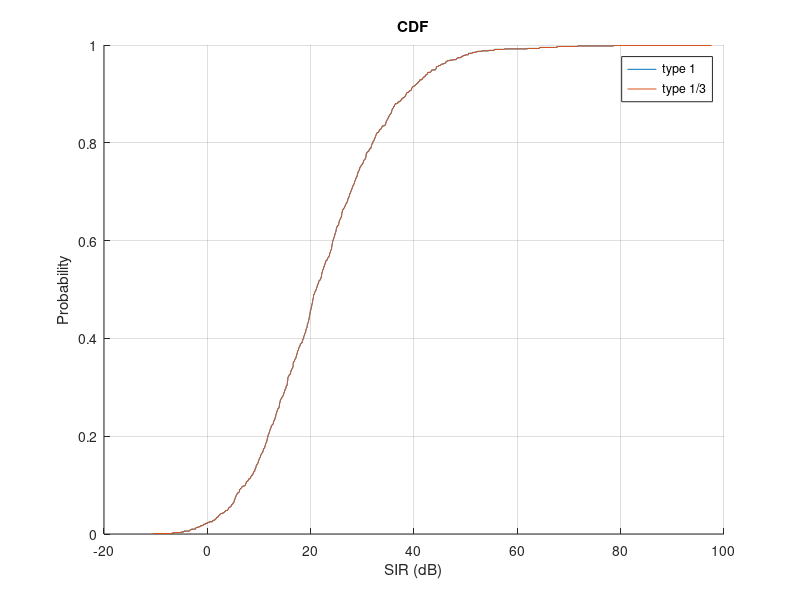

Write MATLAB code to recreate this figure. (Note: this script raises an error after producing the figure.)
clear all, clc
%close all;
hold on;

%type = 1; %universal bandwidth
%type = 1/3;
type = 1/9;
MAX = 1000;
draw_cells = 0; % to draw the cells



for loop = 1:MAX
    if(draw_cells == 1); figure(1); end
    radius = 3;
    %freq = 2*10^9; % Carrier Frequency
    %c = 3*10^8; % Speed of light
    t = 0:pi/3:2*pi;
    n = 1*10^0; % numero de puntos por sector
    ap = radius * sqrt(3)/2; % apotema
    desv = 8; % in dB
    v = 3.8; % Pathloss exponent
    
    
    
    % Tier 1 Ring
    xt1 = ones(1,6) * (radius + radius/2) .* [0 1 1 0 -1 -1];
    yt1 = radius * ones(1,6) * sqrt(3)/2 .* [2 1 -1 -2 -1 1];
    %Tier 2 Ring
    xt2 = ones(1, 12) * (radius + radius/2) .* [0 1 2 2 2 1 0 -1 -2 -2 -2 -1];
    yt2 = radius * ones(1, 12) * sqrt(3)/2 .* [4 3 2 0 -2 -3 -4 -3 -2 0 2 3];
    
    % Central Cell
    x = radius*cos(t);
    y = radius*sin(t);
    if(draw_cells == 1)
        if(draw_cells == 1); plot(x, y, '-k'); end %hexagono central
        if(draw_cells == 1); plot(0, 0, "ok", 'MarkerSize', 3); end %cell central point
    end
    % Central Random User per sector
    for i=0:2
        sector = (2*pi)/3 * rand + i*(2*pi)/3;
        r = ap*sqrt(rand(n,1));
        xuser = 0 + r.*cos(sector);
        yuser = 0 + r.*sin(sector);
        if(draw_cells == 1); plot(xuser, yuser, "*b", 'MarkerSize', 3); end
        if i == 1
            xuser_ref = xuser;
            yuser_ref = yuser;
        end
    end
    
    % Pathloss of Central Cell
    d = sqrt((xuser_ref - 0)^2 + (yuser_ref - 0)^2); %distance user-antenna
    dref = 1;
    Lp_ref = 1;
    Lp_lin = Lp_ref * (dref/d)^v; % pathloss in lineal
    Lp_dB = 10*log10(Lp_lin); % pathloss in dB
    shdw = normrnd(0,desv); % in dB
    interference = Lp_dB + shdw; % in dB
    tier_center_int = 10^(interference/10); % in lineal
    %POWER = 1/(sqrt(tier_center_int));
    %tier_center_dB = 10*log10(tier_center_int); % in dB
    
    % Lineas discontinuas from the Center cell
    for j=1:2:6
        if(draw_cells == 1); plot([0 x(j)], [0 y(j)], '--k'); end
        if (j == 3)
            if(draw_cells == 1); plot([0 x(j)*5], [0 y(j)*5], '--c'); end
        elseif (j == 5)
            if(draw_cells == 1); plot([0 x(j)*5], [0 y(j)*5], '--c'); end
        end
    end
    
    % First Ring
    tier1r_Int = 0; % in lineal
    tier1r_Int_t13 = 0;
    for i=1:6
        if(draw_cells == 1)
            plot(x + xt1(i), y + yt1(i),'-k');
            plot(xt1(i), yt1(i), "ok", 'MarkerSize', 3);
        end
        for j=1:2:6
            if(draw_cells == 1); plot([xt1(i) xt1(i)+x(j)], [yt1(i) yt1(i)+y(j)], '--k'); end
        end
        % Tier 1 Random users per sector
        for k=0:2
            sector = (2*pi)/3 * rand + k*(2*pi)/3;
            r = ap*sqrt(rand(n,1));
            xuser = xt1(i) + r.*cos(sector);
            yuser = yt1(i) + r.*sin(sector);
            
            if type == 1 && (i == 5 || i == 6)
                d = sqrt((xuser - 0)^2 + (yuser - 0)^2); %distance user-antenna
                Lp_lin = Lp_ref * (dref/d)^v; % pathloss in lineal
                Lp_dB = 10*log10(Lp_lin); % pathloss in dB
                shdw = normrnd(0,desv); % in dB
                interference = Lp_dB + shdw; % in dB
                tier1r_Int = tier1r_Int + 10^(interference/10); % in lineal
                if(draw_cells == 1); plot(xuser, yuser, "*k", 'MarkerSize', 3); end
                continue
            elseif (type == 1/3 && (i == 5 || i == 6) && k == 1)
                d = sqrt((xuser - 0)^2 + (yuser - 0)^2); %distance user-antenna
                Lp_lin = Lp_ref * (dref/d)^v; % pathloss in lineal
                Lp_dB = 10*log10(Lp_lin); % pathloss in dB
                shdw = normrnd(0,desv); % in dB
                interference = Lp_dB + shdw; % in dB
                tier1r_Int = tier1r_Int + 10^(interference/10); % in lineal
                if(draw_cells == 1); plot(xuser, yuser, "*k", 'MarkerSize', 3); end
                continue
            elseif (type == 1/9)
                continue
            end
            if(draw_cells == 1); plot(xuser, yuser, "*r", 'MarkerSize', 3); end
        end
        
        
        
    end
    
    
    
    tier2r_Int = 0; % in lineal
    for i = 1:12
        if(draw_cells == 1); plot(x + xt2(i), y+yt2(i), '-k'); end
        if(draw_cells == 1); plot(xt2(i), yt2(i), "ok", 'MarkerSize', 3); end
        for j=1:2:6
            if(draw_cells == 1); plot([xt2(i) xt2(i)+x(j)], [yt2(i) yt2(i)+y(j)], '--k'); end
        end
        % Tier 2 Random Users per sector
        for k=0:2
            sector = (2*pi)/3 * rand + k*(2*pi)/3;
            r = ap*sqrt(rand(n,1));
            xuser = xt2(i) + r.*cos(sector);
            yuser = yt2(i) + r.*sin(sector);
            
            if type == 1 && (i == 8 || i == 9 || i == 10 || i == 11 || i == 12)
                if(i == 8 && k == 0 && sector >= pi/3)
                    d = sqrt((xuser - 0)^2 + (yuser - 0)^2); %distance user-antenna
                    Lp_lin = Lp_ref * (dref/d)^v; % pathloss in lineal
                    Lp_dB = 10*log10(Lp_lin); % pathloss in dB
                    shdw = normrnd(0,desv); % in dB
                    interference = Lp_dB + shdw; % in dB
                    tier2r_Int = tier2r_Int + 10^(interference/10); % in lineal
                    %tier2r_Int_dB = 10*log10(tier2r_Int); % in dB
                    if(draw_cells == 1); plot(xuser, yuser, "*k", 'MarkerSize', 3); end
                    continue
                elseif(i == 8 && k == 1) || (i == 9 || i == 10 || i == 11)
                    d = sqrt((xuser - 0)^2 + (yuser - 0)^2); %distance user-antenna
                    Lp_lin = Lp_ref * (dref/d)^v; % pathloss in lineal
                    Lp_dB = 10*log10(Lp_lin); % pathloss in dB
                    shdw = normrnd(0,desv); % in dB
                    interference = Lp_dB + shdw; % in dB
                    tier2r_Int = tier2r_Int + 10^(interference/10); % in lineal
                    %tier2r_Int_dB = 10*log10(tier2r_Int); % in dB
                    if(draw_cells == 1); plot(xuser, yuser, "*k", 'MarkerSize', 3); end
                    continue
                elseif(i == 12) && (k == 1 || (k == 2 && sector < 5*pi/3 ))
                    d = sqrt((xuser - 0)^2 + (yuser - 0)^2); %distance user-antenna
                    Lp_lin = Lp_ref * (dref/d)^v; % pathloss in lineal
                    Lp_dB = 10*log10(Lp_lin); % pathloss in dB
                    shdw = normrnd(0,desv); % in dB
                    interference = Lp_dB + shdw; % in dB
                    tier2r_Int = tier2r_Int + 10^(interference/10); % in lineal
                    %tier2r_Int_dB = 10*log10(tier2r_Int); % in dB
                    if(draw_cells == 1); plot(xuser, yuser, "*k", 'MarkerSize', 3); end
                    continue
                end
                
                if(draw_cells == 1); plot(xuser, yuser, "*g", 'MarkerSize', 3); end
                
            elseif type == 1/3 && (i == 8 || i == 9 || i == 10 || i == 11 || i == 12) && k == 1
                d = sqrt((xuser - 0)^2 + (yuser - 0)^2); %distance user-antenna
                Lp_lin = Lp_ref * (dref/d)^v; % pathloss in lineal
                Lp_dB = 10*log10(Lp_lin); % pathloss in dB
                shdw = normrnd(0,desv); % in dB
                interference = Lp_dB + shdw; % in dB
                tier2r_Int = tier2r_Int + 10^(interference/10); % in lineal
                %tier2r_Int_dB = 10*log10(tier2r_Int); % in dB
                if(draw_cells == 1); plot(xuser, yuser, "*k", 'MarkerSize', 3); end
                continue
                
            elseif type == 1/9 && (i == 8 || i == 10 || i == 12) && k == 1
                d = sqrt((xuser - 0)^2 + (yuser - 0)^2); %distance user-antenna
                Lp_lin = Lp_ref * (dref/d)^v; % pathloss in lineal
                Lp_dB = 10*log10(Lp_lin); % pathloss in dB
                shdw = normrnd(0,desv); % in dB
                interference = Lp_dB + shdw; % in dB
                tier2r_Int = tier2r_Int + 10^(interference/10); % in lineal
                %tier2r_Int_dB = 10*log10(tier2r_Int); % in dB
                if(draw_cells == 1); plot(xuser, yuser, "*k", 'MarkerSize', 3); end
                continue
            end
            if(draw_cells == 1); plot(xuser, yuser, "*g", 'MarkerSize', 3); end
        end
    end
    SIR = tier_center_int/(tier1r_Int+tier2r_Int); % in lineal + tier2r_Int
    SIR_dB(loop) = 10*log10(SIR); % in dB
    %disp(SIR_dB);
end

cdfplot(SIR_dB);
ecdf(SIR_dB)
xlabel('SIR (dB)');
ylabel('Probability');
title('CDF');
legend('type 1','type 1/3','type 1/9');
xline(-5);


%power control -> distance user and the antenna of its cell







